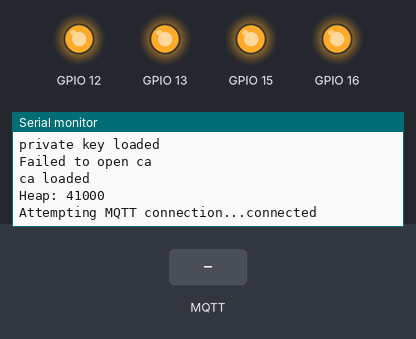
The sketch below on a simulated ESP8266 (NodeMCU). On the bench: output pins drawn as LEDs (lit = HIGH), the last lines printed to the serial monitor. The inputs (shaded band) are chosen by the test bench. WiFi joins after 1.5 s; servers stay silent unless stated; network time is answered at once with the bench clock; the local clock reads 2024-03-15 10:24:30 at power-on unless the sketch sets it; storage starts empty; no MQTT or app messages arrive unless stated.

Above: at 6.7 s.
6.8 s: MQTT message "1" arrives on the first subscribed topic
At 8.0 s:
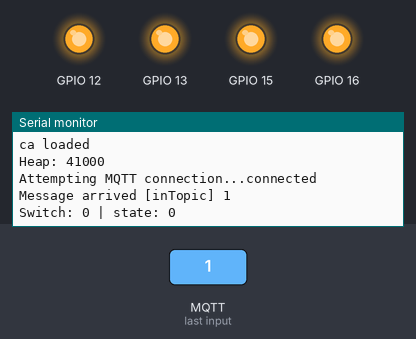
8.3 s: MQTT message "on" arrives on the first subscribed topic
At 9.4 s:
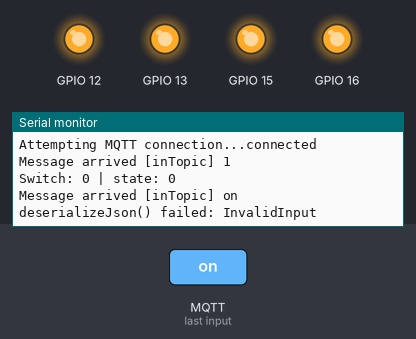
9.8 s: MQTT message "off" arrives on the first subscribed topic
At 10.5 s:
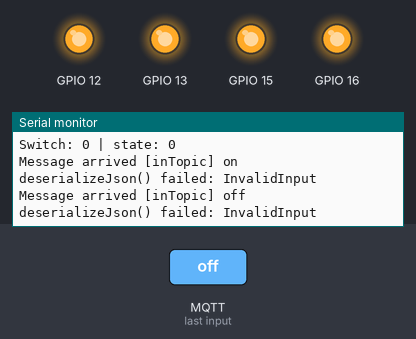

Measured:
- after the input at 6.8 s, the serial monitor: prints a new line at once (image 1)
- after the input at 8.3 s, the serial monitor: prints a new line at once (image 2)
- after the input at 9.8 s, the serial monitor: prints a new line at once (image 3)

The sketch:

pool-keeper.ino
```cpp
/* ESP8266 AWS IoT example by Evandro Luis Copercini
   Public Domain - 2017
   But you can pay me a beer if we meet someday :D
   This example needs https://github.com/esp8266/arduino-esp8266fs-plugin

  It connects to AWS IoT server then:
  - publishes "hello world" to the topic "outTopic" every two seconds
  - subscribes to the topic "inTopic", printing out any messages
*/

#include "FS.h"
#include <ESP8266WiFi.h>
#include <PubSubClient.h>
#include <NTPClient.h>
#include <WiFiUdp.h>

#include <ArduinoJson.h>

// Update these with values suitable for your network.

const char* ssid = "grwb";
const char* password = "lemonslimes";

const int ZONE1 = 16;
const int ZONE2 = 15;
const int ZONE3 = 13;
const int ZONE4 = 12;

WiFiUDP ntpUDP;
NTPClient timeClient(ntpUDP, "pool.ntp.org");

const char* AWS_endpoint = "a17xxrmnoajneh-ats.iot.us-west-2.amazonaws.com"; //MQTT broker ip

class Switch {
    int PIN0, PIN1;
  public:
    void init (int pin0, int pin1) {
      PIN0 = pin0;
      pinMode(PIN0, OUTPUT);
      digitalWrite(PIN0, HIGH);
      PIN1 = pin1;
      pinMode(PIN1, OUTPUT);
      digitalWrite(PIN1, HIGH);
    }
    void flip () {
      digitalWrite(PIN0, !digitalRead(PIN0));
      digitalWrite(PIN1, !digitalRead(PIN1));
    }
    void flip_off () {
      digitalWrite(PIN0, HIGH);
      digitalWrite(PIN1, HIGH);
    }
    void flip_on () {
      digitalWrite(PIN0, LOW);
      digitalWrite(PIN1, LOW);
    }
    void setto (boolean value) {
      if (!value) {
        digitalWrite(PIN0, HIGH);
        digitalWrite(PIN1, HIGH);
      } else {
        digitalWrite(PIN0, LOW);
        digitalWrite(PIN1, LOW);
      }
    }
};

Switch switch1;
Switch switch2;

void callback(char* topic, byte* payload, unsigned int length) {
  Serial.print("Message arrived [");
  Serial.print(topic);
  Serial.print("] ");
  for (int i = 0; i < length; i++) {
    Serial.print((char)payload[i]);
  }
  Serial.println();
  StaticJsonDocument<200> doc;

  // Deserialize the JSON document
  DeserializationError error = deserializeJson(doc, payload);

  // Test if parsing succeeds.
  if (error) {
    Serial.print(F("deserializeJson() failed: "));
    Serial.println(error.c_str());
    return;
  }

  // Fetch values.
  //
  // Most of the time, you can rely on the implicit casts.
  // In other case, you can do doc["time"].as<long>();
  int swtch = doc["switch"];
  boolean state = doc["state"];
//  long time = doc["time"];
//  double latitude = doc["data"][0];
//  double longitude = doc["data"][1];

  Serial.print("Switch: ");
  Serial.print(swtch);
  Serial.print(" | state: ");
  Serial.print(state);
  Serial.print("\n");

  if (swtch == 1) {
    switch1.setto(state);
  } else if (swtch == 2) {
    switch2.setto(state);
  }

}
WiFiClientSecure espClient;
PubSubClient client(AWS_endpoint, 8883, callback, espClient); //set  MQTT port number to 8883 as per //standard
long lastMsg = 0;
char msg[50];
int value = 0;

void setup_wifi() {

  delay(10);
  // We start by connecting to a WiFi network
  espClient.setBufferSizes(512, 512);
  Serial.println();
  Serial.print("Connecting to ");
  Serial.println(ssid);

  WiFi.begin(ssid, password);

  while (WiFi.status() != WL_CONNECTED) {
    delay(500);
    Serial.print(".");
  }

  Serial.println("");
  Serial.println("WiFi connected");
  Serial.println("IP address: ");
  Serial.println(WiFi.localIP());

  timeClient.begin();
  while(!timeClient.update()){
    timeClient.forceUpdate();
  }

  espClient.setX509Time(timeClient.getEpochTime());

}


void reconnect() {
  // Loop until we're reconnected
  while (!client.connected()) {
    Serial.print("Attempting MQTT connection...");
    // Attempt to connect
    if (client.connect("mything")) {
      Serial.println("connected");
      // Once connected, publish an announcement...
      client.publish("outTopic", "hello world");
      // ... and resubscribe
      client.subscribe("inTopic");
    } else {
      Serial.print("failed, rc=");
      Serial.print(client.state());
      Serial.println(" try again in 5 seconds");

      char buf[256];
      espClient.getLastSSLError(buf,256);
      Serial.print("WiFiClientSecure SSL error: ");
      Serial.println(buf);

      // Wait 5 seconds before retrying
      delay(5000);
    }
  }
}

void setup() {

  Serial.begin(115200);
  Serial.setDebugOutput(true);
  switch1.init(ZONE1, ZONE2);
  switch2.init(ZONE3, ZONE4);
  setup_wifi();
  delay(1000);
  if (!SPIFFS.begin()) {
    Serial.println("Failed to mount file system");
    return;
  }

  Serial.print("Heap: "); Serial.println(ESP.getFreeHeap());

  // Load certificate file
  File cert = SPIFFS.open("/mything.cert.der", "r"); //replace cert.crt eith your uploaded file name
  if (!cert) {
    Serial.println("Failed to open cert file");
  }
  else
    Serial.println("Success to open cert file");

  delay(1000);

  if (espClient.loadCertificate(cert))
    Serial.println("cert loaded");
  else
    Serial.println("cert not loaded");

  // Load private key file
  File private_key = SPIFFS.open("/mything.private.der", "r"); //replace private eith your uploaded file name
  if (!private_key) {
    Serial.println("Failed to open private cert file");
  }
  else
    Serial.println("Success to open private cert file");

  delay(1000);

  if (espClient.loadPrivateKey(private_key))
    Serial.println("private key loaded");
  else
    Serial.println("private key not loaded");


    // Load CA file
    File ca = SPIFFS.open("/ca.der", "r"); //replace ca eith your uploaded file name
    if (!ca) {
      Serial.println("Failed to open ca ");
    }
    else
    Serial.println("Success to open ca");

    delay(1000);

    if(espClient.loadCACert(ca))
    Serial.println("ca loaded");
    else
    Serial.println("ca failed");

  Serial.print("Heap: "); Serial.println(ESP.getFreeHeap());
}


void loop() {

  if (!client.connected()) {
    reconnect();
  }
  client.loop();

//  long now = millis();
//  if (now - lastMsg > 2000) {
////    switch2.flip();
//    lastMsg = now;
//    ++value;
//    snprintf (msg, 75, "hello world #%ld", value);
//    Serial.print("Publish message: ");
//    Serial.println(msg);
//    client.publish("outTopic", msg);
//    Serial.print("Heap: "); Serial.println(ESP.getFreeHeap()); //Low heap can cause problems
//  }
}
```
